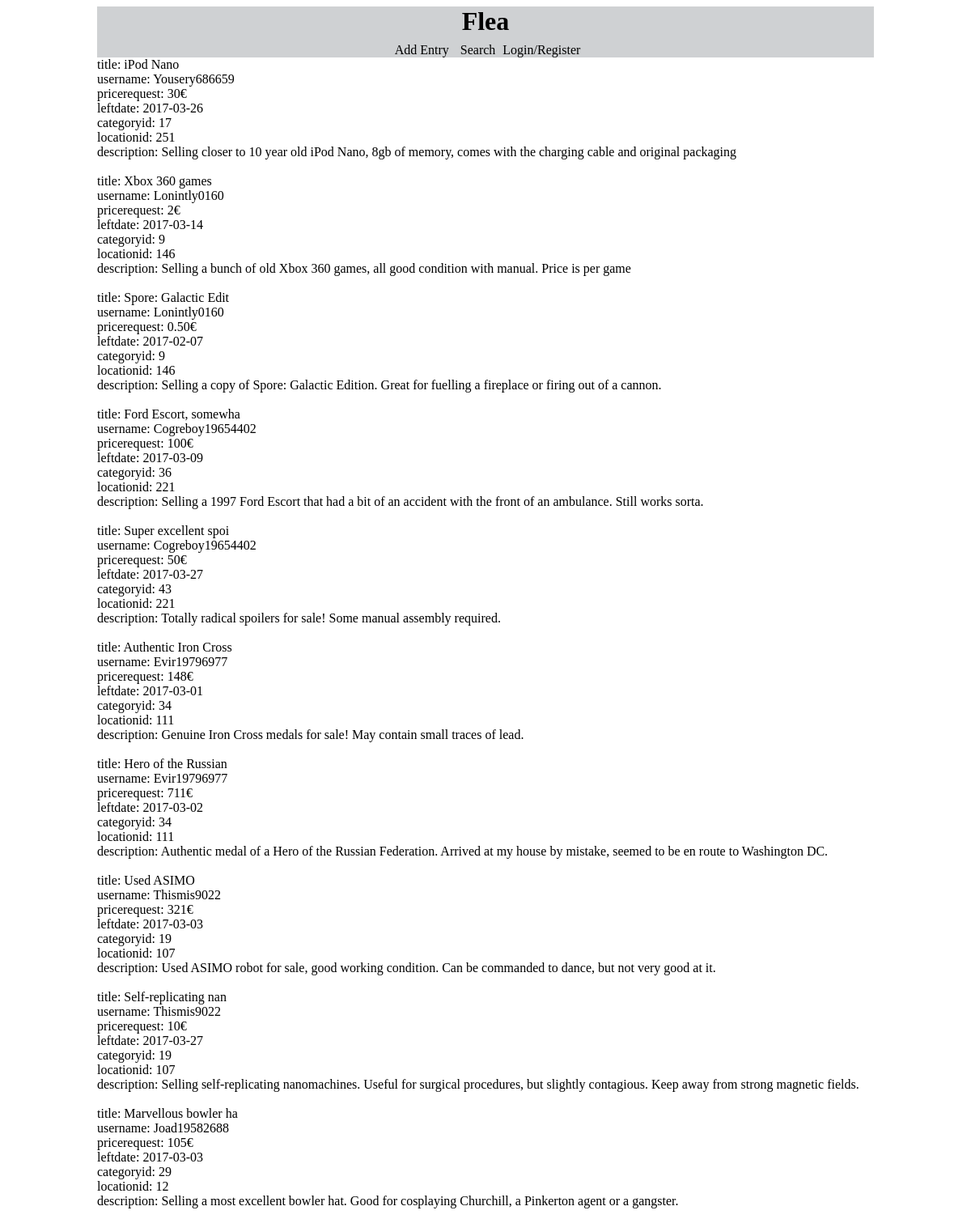
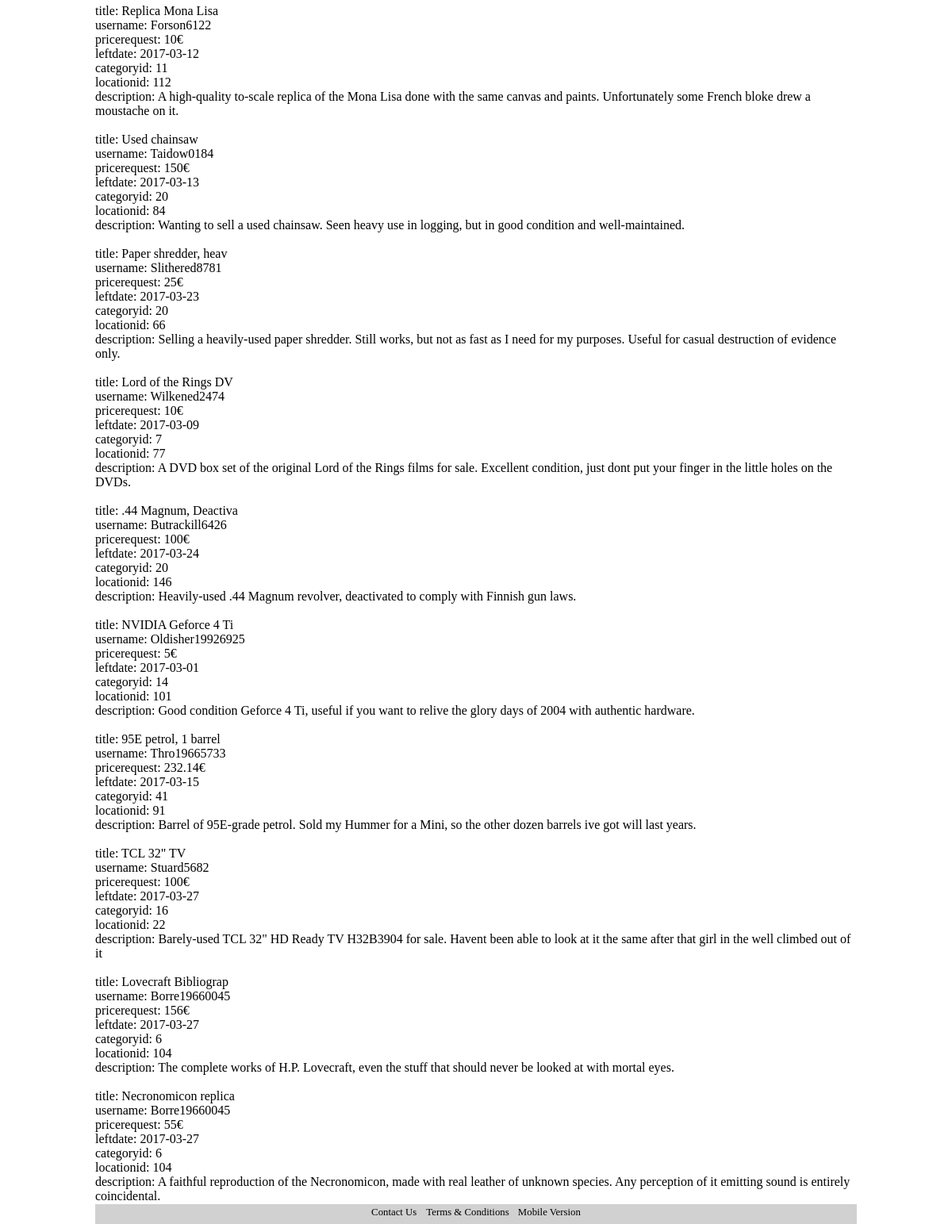
The page /searchscript.php on the database its author committed (2 pictures, top to bottom).
### tables this page shows
CREATE TABLE `advertisements` (
  `id` int(11) NOT NULL,
  `pricerequest` varchar(10) NOT NULL,
  `leftdate` date NOT NULL,
  `picture` mediumblob,
  `locationid` int(11) NOT NULL,
  `categoryid` int(11) NOT NULL,
  `username` varchar(20) NOT NULL,
  `title` varchar(20) NOT NULL,
  `description` varchar(400) NOT NULL,
  `reported` tinyint(1) NOT NULL DEFAULT '0',
  `reportdescription` varchar(30) DEFAULT NULL
);

### searchscript.php (the view, shortened to what this page needs)
<!DOCTYPE html>
<html>
<head>
	<link rel = "stylesheet" type = "text/css" href = "stylesheet.css">
</head>
<body>
	<?php
		include 'header.php';
	?>
	<?php
		include 'nav.php';
	?>
	<?php
		include 'footer.php';
	?>
</body>
</html>
<?php
	require_once 'connection.php';
	$searchtitle = $_POST['searchtitle'];
	$searchuser = $_POST['searchuser'];
	$searchdescription = $_POST['searchdescription'];
	$stmt = $connection->prepare("SELECT * FROM advertisements WHERE title LIKE ? AND username LIKE ? AND description LIKE ?");
	$stmt->bind_param("sss", $searchtitle, $searchuser, $searchdescription);
	$result = $stmt->execute();
	$result = $stmt->get_result();
	while ($row = $result->fetch_assoc()) {
		echo 'title: '.$row['title'].'<br>';
		echo 'username: '.$row['username'].'<br>';
		echo 'pricerequest: '.$row['pricerequest'].'<br>';
		echo 'leftdate: '.$row['leftdate'].'<br>';
		echo 'categoryid: '.$row['categoryid'].'<br>';
		echo 'locationid: '.$row['locationid'].'<br>';
		echo 'description: '.$row['description'].'<br><br>';
	}
?>

### header.php
<header >
		<h3><a href="http://localhost/projectflea/front.php">Flea</a></h3>
</header>

### nav.php
<?php
	$loginregister = "http://localhost/projectflea/login.php";
	$userpage = "http://localhost/projectflea/userpage.php";
	$logout = "http://localhost/projectflea/logout.php";
?>
<nav>
	    <ul>
	    	<li><a href="http://localhost/projectflea/addentry.php"> Add Entry </a></li>
	    	<li><a href="http://localhost/projectflea/search.php"> Search </a></li>
    		<?php
				if(isset($_SESSION["username"]) && $_SESSION["logged"] == True)
				{
					echo "<li><a href='".$userpage."'><b>".$_SESSION["username"]."</b></a></li>
					<li><a href='".$logout."'> Log out </a></li>";
				}
				else
				{
					echo "<a href='".$loginregister."'>Login/Register</a>";
				}
			?>
    	</ul>
</nav>

### footer.php
<footer>
		<ul>
			<li><a href="mailto:mikko.jaakonsaari@live.fi?Subject=Project%20Flea%Contact" Target="_top">Contact Us</a></li>
			<li><a href="http://localhost/projectflea/tos.php"> Terms & Conditions </a></li>
			<li><a href="#"> Mobile Version </a></li>
		</ul>
</footer>

### stylesheet.css (style rules this page uses)
body { background-image: url("http://il6.picdn.net/shutterstock/videos/1816268/thumb/1.jpg"); background-color: white; font-family: Verdana; margin-left: 10%; margin-right: 10%; }
header { background-color: #cfd1d3; height: 45px; text-align: center; vertical-align: text-top; }
footer { background-color: #d1d1d1; position:absolute; width: 80%; bottom: 0px; height: 25px; text-align: center; }
h3 { margin-top: 0; font-size:200%; }
a { text-decoration: none; color: black; }
nav { background-color: #cfd1d3; text-align: center; vertical-align: text-top; }
ul { list-style-type: none; margin: 0; padding: 0; overflow: hidden; }
li { display: inline; text-align: center; padding: 0px 5px; text-decoration: none; }
li a { text-decoration: none; }
footer ul li { font-size: 0.8em; padding: 4px; }

### rows shown on the page
advertisements: title "iPod Nano", username "Yousery686659", pricerequest "30€", leftdate "2017-03-26", categoryid "17", locationid "251", description "Selling closer to 10 year old iPod Nano, 8gb of memory, comes with the charging cable and original packaging"
advertisements: title "Xbox 360 games", username "Lonintly0160", pricerequest "2€", leftdate "2017-03-14", categoryid "9", locationid "146", description "Selling a bunch of old Xbox 360 games, all good condition with manual. Price is per game"
advertisements: title "Spore: Galactic Edit", username "Lonintly0160", pricerequest "0.50€", leftdate "2017-02-07", categoryid "9", locationid "146", description "Selling a copy of Spore: Galactic Edition. Great for fuelling a fireplace or firing out of a cannon."
advertisements: title "Ford Escort, somewha", username "Cogreboy19654402", pricerequest "100€", leftdate "2017-03-09", categoryid "36", locationid "221", description "Selling a 1997 Ford Escort that had a bit of an accident with the front of an ambulance. Still works sorta."
advertisements: title "Super excellent spoi", username "Cogreboy19654402", pricerequest "50€", leftdate "2017-03-27", categoryid "43", locationid "221", description "Totally radical spoilers for sale! Some manual assembly required."
advertisements: title "Authentic Iron Cross", username "Evir19796977", pricerequest "148€", leftdate "2017-03-01", categoryid "34", locationid "111", description "Genuine Iron Cross medals for sale! May contain small traces of lead."
advertisements: title "Hero of the Russian", username "Evir19796977", pricerequest "711€", leftdate "2017-03-02", categoryid "34", locationid "111", description "Authentic medal of a Hero of the Russian Federation. Arrived at my house by mistake, seemed to be en route to Washington DC."
advertisements: title "Used ASIMO", username "Thismis9022", pricerequest "321€", leftdate "2017-03-03", categoryid "19", locationid "107", description "Used ASIMO robot for sale, good working condition. Can be commanded to dance, but not very good at it."
advertisements: title "Self-replicating nan", username "Thismis9022", pricerequest "10€", leftdate "2017-03-27", categoryid "19", locationid "107", description "Selling self-replicating nanomachines. Useful for surgical procedures, but slightly contagious. Keep away from strong magnetic fields."
advertisements: title "Marvellous bowler ha", username "Joad19582688", pricerequest "105€", leftdate "2017-03-03", categoryid "29", locationid "12", description "Selling a most excellent bowler hat. Good for cosplaying Churchill, a Pinkerton agent or a gangster."
advertisements: title "Replica Mona Lisa", username "Forson6122", pricerequest "10€", leftdate "2017-03-12", categoryid "11", locationid "112", description "A high-quality to-scale replica of the Mona Lisa done with the same canvas and paints. Unfortunately some French bloke drew a moustache on it."
advertisements: title "Used chainsaw", username "Taidow0184", pricerequest "150€", leftdate "2017-03-13", categoryid "20", locationid "84", description "Wanting to sell a used chainsaw. Seen heavy use in logging, but in good condition and well-maintained."
advertisements: title "Paper shredder, heav", username "Slithered8781", pricerequest "25€", leftdate "2017-03-23", categoryid "20", locationid "66", description "Selling a heavily-used paper shredder. Still works, but not as fast as I need for my purposes. Useful for casual destruction of evidence only."
advertisements: title "Lord of the Rings DV", username "Wilkened2474", pricerequest "10€", leftdate "2017-03-09", categoryid "7", locationid "77", description "A DVD box set of the original Lord of the Rings films for sale. Excellent condition, just dont put your finger in the little holes on the DVDs."
advertisements: title ".44 Magnum, Deactiva", username "Butrackill6426", pricerequest "100€", leftdate "2017-03-24", categoryid "20", locationid "146", description "Heavily-used .44 Magnum revolver, deactivated to comply with Finnish gun laws."
advertisements: title "NVIDIA Geforce 4 Ti", username "Oldisher19926925", pricerequest "5€", leftdate "2017-03-01", categoryid "14", locationid "101", description "Good condition Geforce 4 Ti, useful if you want to relive the glory days of 2004 with authentic hardware."
advertisements: title "95E petrol, 1 barrel", username "Thro19665733", pricerequest "232.14€", leftdate "2017-03-15", categoryid "41", locationid "91", description "Barrel of 95E-grade petrol. Sold my Hummer for a Mini, so the other dozen barrels ive got will last years."
advertisements: title "TCL 32\" TV", username "Stuard5682", pricerequest "100€", leftdate "2017-03-27", categoryid "16", locationid "22", description "Barely-used TCL 32\" HD Ready TV H32B3904 for sale. Havent been able to look at it the same after that girl in the well climbed out of it"
advertisements: title "Lovecraft Bibliograp", username "Borre19660045", pricerequest "156€", leftdate "2017-03-27", categoryid "6", locationid "104", description "The complete works of H.P. Lovecraft, even the stuff that should never be looked at with mortal eyes."
advertisements: title "Necronomicon replica", username "Borre19660045", pricerequest "55€", leftdate "2017-03-27", categoryid "6", locationid "104", description "A faithful reproduction of the Necronomicon, made with real leather of unknown species. Any perception of it emitting sound is entirely coincidental."
